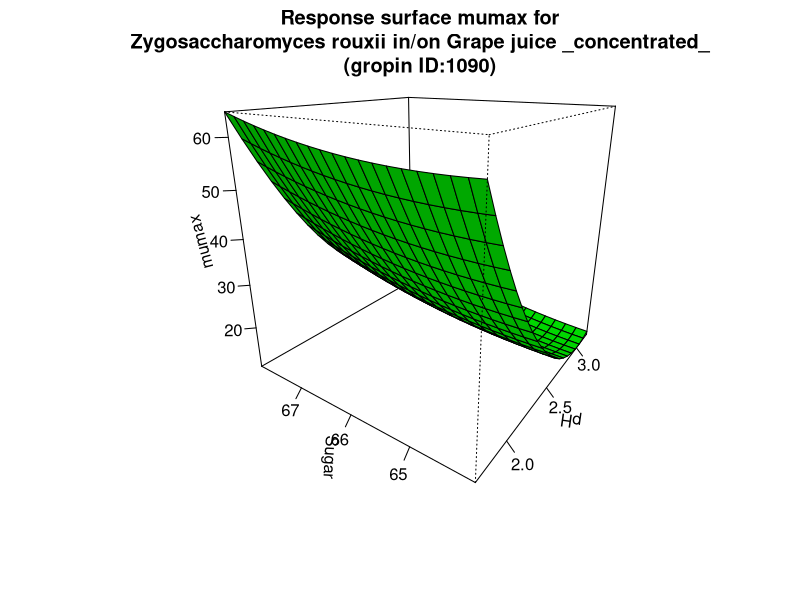

Generate this figure with R:
#############################
# start of Parameter script
#############################
pH <- seq(1.6983016983017,3.2032,length.out=21)
Sugar <- seq(64.064,67.9320679320679,length.out=21)
#############################
# end of Parameter script
#############################
############################# 
# start of Model script Gropin ID 1090 
#############################
 
# constant coefficients for this model
 
variables <- data.frame(pH,Sugar)
argumentsPar <- expand.grid(variables)
 
# heart of the model
response_surface <- function(pH,Sugar) {
   mumax <-2771.561-75.864*Sugar+0.573*(Sugar^2)-228.12*pH+27.544*(pH^2)+0.956*Sugar*pH

return(mumax=mumax)
} 

# output parameters
responseSurface <- cbind(argumentsPar,response_surface(argumentsPar['pH'],argumentsPar['Sugar']))
colnames(responseSurface) <- c(colnames(argumentsPar),'mumax')
#############################
# End of Model script
#############################
############################# 
# start of Visualisation script Gropin ID 1090 
#############################
persp(pH,Sugar,matrix(unlist(responseSurface$'mumax'),nrow=21),col = 'green',xlab='pH',ylab='Sugar',zlab='mumax',main='Response surface mumax for
Zygosaccharomyces rouxii in/on Grape juice _concentrated_
(gropin ID:1090)',theta=305,phi=20,shade=0.25,ticktype = 'detailed')
#############################
# End of Visualisation script
#############################
